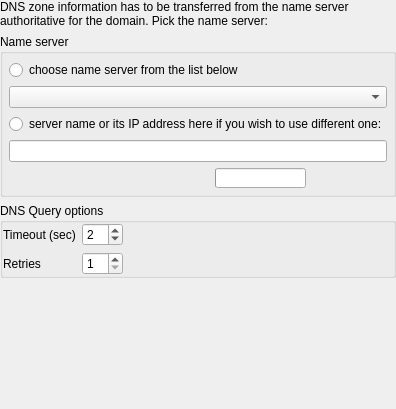
     <widget class="QWidget" name="WizardPage4">
      <layout class="QVBoxLayout">
       <property name="margin">
        <number>0</number>
       </property>
       <item>
        <widget class="QLabel" name="textLabel1_3">
         <property name="text">
          <string>DNS zone information has to be transferred from the name server authoritative for the domain. Pick the name server:</string>
         </property>
         <property name="alignment">
          <set>Qt::AlignVCenter</set>
         </property>
         <property name="wordWrap">
          <bool>true</bool>
         </property>
        </widget>
       </item>
       <item>
        <widget class="QGroupBox" name="buttonGroup9">
         <property name="title">
          <string>Name server</string>
         </property>
         <layout class="QGridLayout">
          <property name="margin">
           <number>6</number>
          </property>
          <item row="0" column="0">
           <widget class="QRadioButton" name="dnsfromlist">
            <property name="text">
             <string>choose name server from the list below</string>
            </property>
           </widget>
          </item>
          <item row="1" column="0">
           <widget class="QComboBox" name="nameserverlist"/>
          </item>
          <item row="3" column="0">
           <widget class="QLineEdit" name="nameserverline"/>
          </item>
          <item row="2" column="0">
           <widget class="QRadioButton" name="dnscustom">
            <property name="text">
             <string>server name or its IP address here if you wish to use different one:</string>
            </property>
           </widget>
          </item>
          <item row="4" column="0">
           <layout class="QHBoxLayout">
            <item>
             <widget class="QLabel" name="nameserver_error">
              <property name="minimumSize">
               <size>
                <width>200</width>
                <height>20</height>
               </size>
              </property>
              <property name="text">
               <string/>
              </property>
              <property name="wordWrap">
               <bool>false</bool>
              </property>
             </widget>
            </item>
            <item>
             <widget class="QProgressBar" name="DNSprogress_2">
              <property name="sizePolicy">
               <sizepolicy hsizetype="Fixed" vsizetype="Fixed">
                <horstretch>0</horstretch>
                <verstretch>0</verstretch>
               </sizepolicy>
              </property>
              <property name="maximumSize">
               <size>
                <width>32767</width>
                <height>20</height>
               </size>
              </property>
              <property name="orientation">
               <enum>Qt::Horizontal</enum>
              </property>
             </widget>
            </item>
            <item>
             <spacer>
              <property name="orientation">
               <enum>Qt::Horizontal</enum>
              </property>
              <property name="sizeType">
               <enum>QSizePolicy::Expanding</enum>
              </property>
              <property name="sizeHint" stdset="0">
               <size>
                <width>50</width>
                <height>20</height>
               </size>
              </property>
             </spacer>
            </item>
           </layout>
          </item>
         </layout>
        </widget>
       </item>
       <item>
        <widget class="QGroupBox" name="DNS_options">
         <property name="title">
          <string>DNS Query options</string>
         </property>
         <layout class="QGridLayout">
          <property name="margin">
           <number>0</number>
          </property>
          <item row="0" column="0">
           <widget class="QLabel" name="textLabel1_5">
            <property name="text">
             <string>Timeout (sec)</string>
            </property>
            <property name="wordWrap">
             <bool>false</bool>
            </property>
           </widget>
          </item>
          <item row="1" column="0">
           <widget class="QLabel" name="textLabel2_2">
            <property name="text">
             <string>Retries</string>
            </property>
            <property name="wordWrap">
             <bool>false</bool>
            </property>
           </widget>
          </item>
          <item row="1" column="1">
           <widget class="QSpinBox" name="dnsretries">
            <property name="minimum">
             <number>1</number>
            </property>
            <property name="value">
             <number>1</number>
            </property>
           </widget>
          </item>
          <item row="0" column="1">
           <widget class="QSpinBox" name="dnstimeout">
            <property name="minimum">
             <number>1</number>
            </property>
            <property name="value">
             <number>2</number>
            </property>
           </widget>
          </item>
          <item row="1" column="2">
           <spacer>
            <property name="orientation">
             <enum>Qt::Horizontal</enum>
            </property>
            <property name="sizeType">
             <enum>QSizePolicy::Expanding</enum>
            </property>
            <property name="sizeHint" stdset="0">
             <size>
              <width>160</width>
              <height>20</height>
             </size>
            </property>
           </spacer>
          </item>
          <item row="0" column="2">
           <spacer>
            <property name="orientation">
             <enum>Qt::Horizontal</enum>
            </property>
            <property name="sizeType">
             <enum>QSizePolicy::Expanding</enum>
            </property>
            <property name="sizeHint" stdset="0">
             <size>
              <width>170</width>
              <height>20</height>
             </size>
            </property>
           </spacer>
          </item>
         </layout>
        </widget>
       </item>
       <item>
        <spacer>
         <property name="orientation">
          <enum>Qt::Vertical</enum>
         </property>
         <property name="sizeType">
          <enum>QSizePolicy::Expanding</enum>
         </property>
         <property name="sizeHint" stdset="0">
          <size>
           <width>20</width>
           <height>131</height>
          </size>
         </property>
        </spacer>
       </item>
      </layout>
     </widget>
